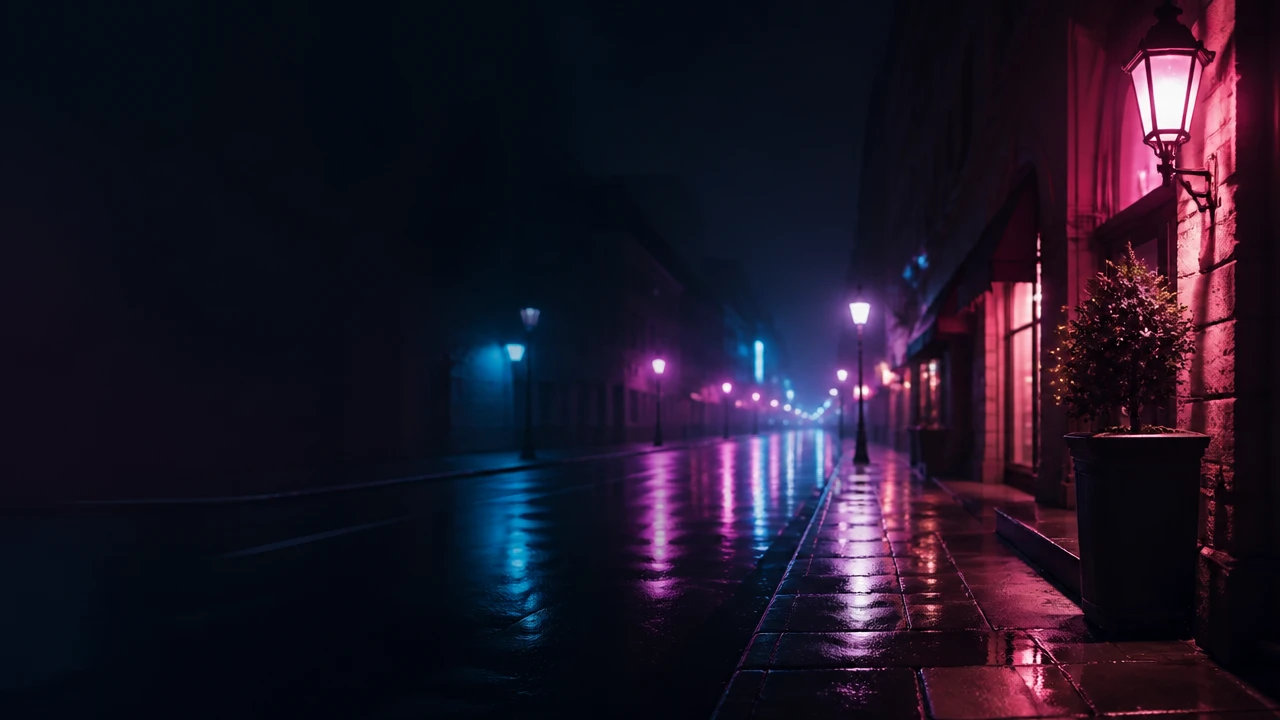
#> input picture img/chat2.webp, 1280 x 720 px
$ python -i art_base.py   (imports and definitions only)
#> lines starting #> are read from the running program, lines starting #| are printed output that depends on the picture; after the words box and inside, x2 and y2 are one past the last pixel; in counts of white or black regions, pixels touching at a corner belong together
#> further down, picture is the input picture: PIL image 1280x720 RGB; mean R, G, B 30.2, 21.2, 38.1
# -*- coding: utf-8 -*-
"""Low-level drawing primitives for the illustrated horror scenes.

Everything is stylized "dark graphic novel" rendering: silhouette-driven
composition, fog layers, glows, film grade.  Output stills are 2688x1512
(1.4x overscan of 1080p) so the camera can move without upscaling.
"""
import numpy as np
from PIL import (Image, ImageChops, ImageDraw, ImageEnhance, ImageFilter,
                 ImageFont, ImageOps)

from common import AW, AH, FONT_SANS_TTC, FONT_BLACK_TTC, FONT_SERIF_TTC, FONT_REG_TTC

# ---------------------------------------------------------------- fonts
_font_cache = {}


# [9 lines left out: function _jp_index, not called in this run]


_JP_IDX = {}


# [56 lines left out: functions font, vnoise, streaks, grad_v, radial, not called in this run]


# ---------------------------------------------------------------- compositing
def new_canvas(top, bot, w=AW, h=AH):
    return grad_v(w, h, top, bot).convert("RGB")


def screen(base, layer):
    return ImageChops.screen(base, layer)


# [24 lines left out: functions add_glow, light_cone, vignette, not called in this run]


def halation(img, thresh=190, radius=26, strength=0.55):
#> called with thresh = 190, radius = 26, strength = 0.55
    g = ImageOps.grayscale(img)
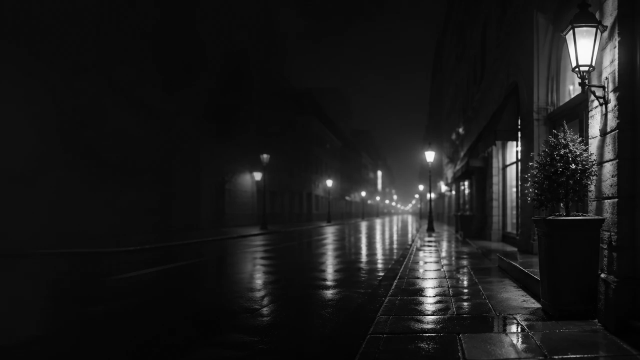
#> g: PIL image 1280x720 L (shown at 1/2 size); min 0, max 254, mean 25.9
    m = g.point(lambda v: 255 if v > thresh else 0)
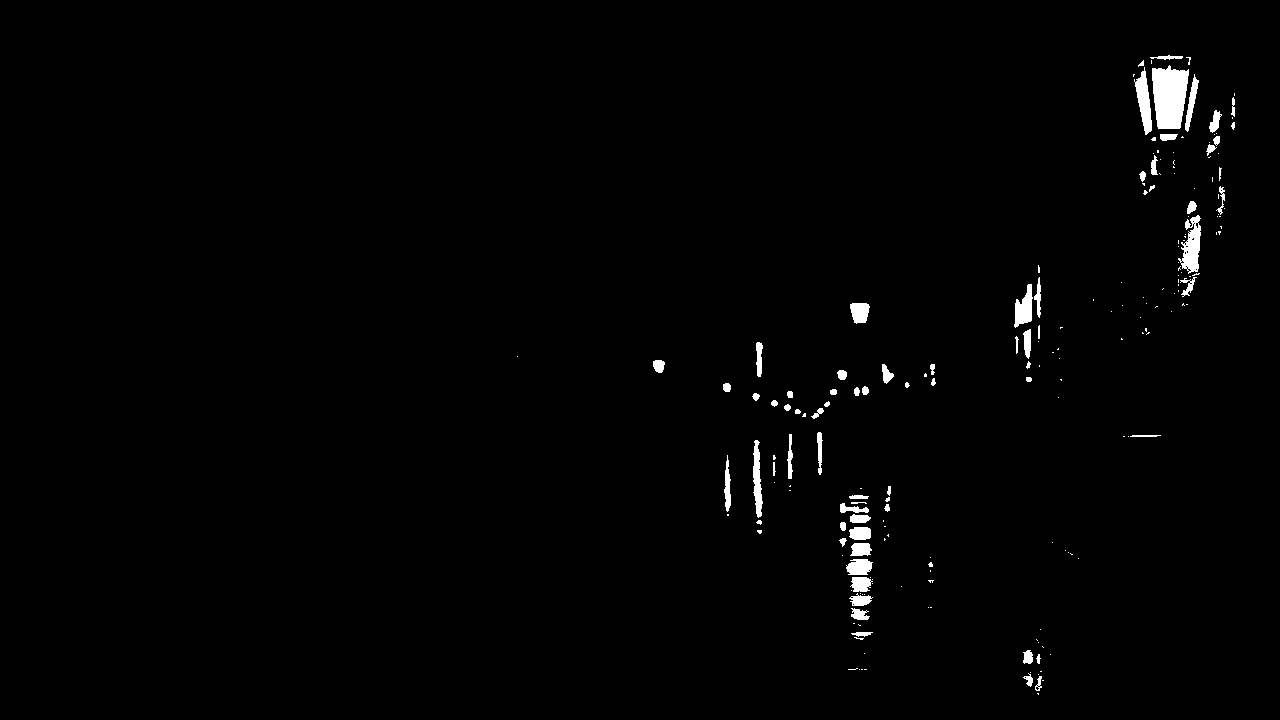
#> m: PIL image 1280x720 L; 1.2% white; 199 white regions (128 under 20 px), largest, box (x1, y1, x2, y2) and area: (1152, 65, 1189, 129) 1852, (1178, 215, 1201, 274) 751, (1134, 67, 1152, 135) 622
    hi = Image.composite(img, Image.new("RGB", img.size, 0), m)
    hi = hi.filter(ImageFilter.GaussianBlur(radius))
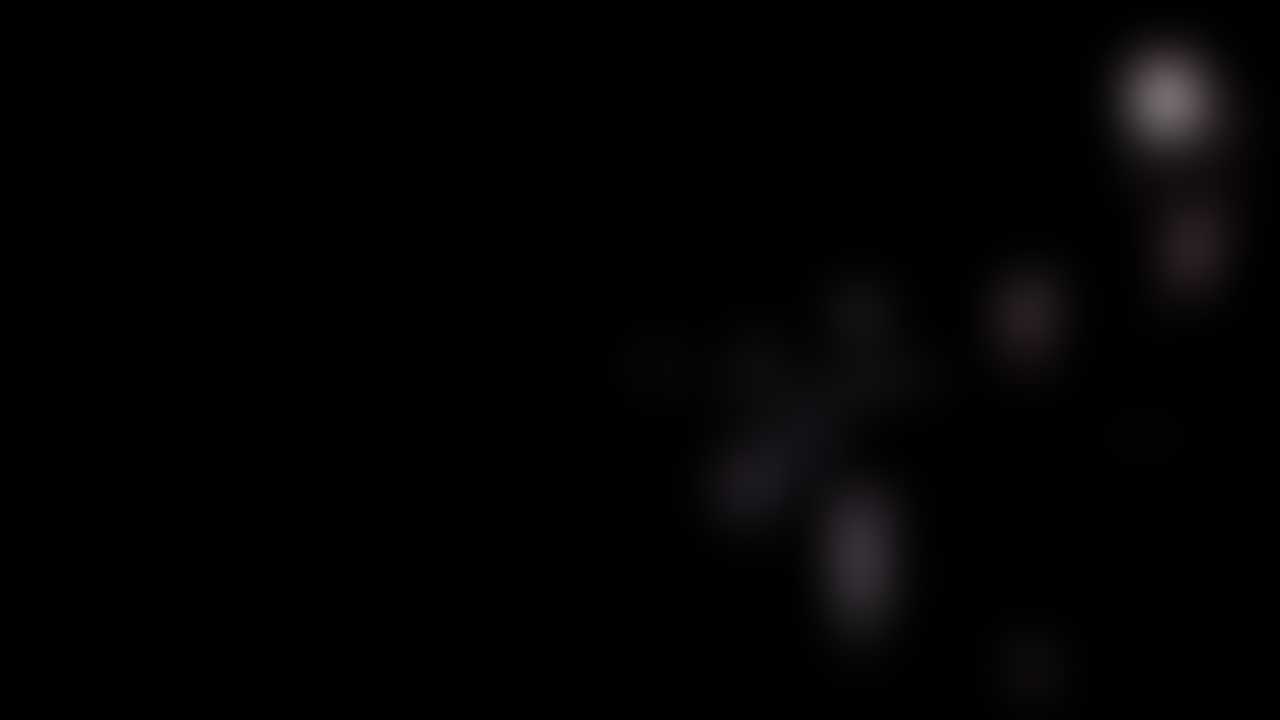
#> hi: PIL image 1280x720 RGB; mean R, G, B 2.8, 2.4, 2.6
    hi = ImageEnhance.Brightness(hi).enhance(strength)
    return ImageChops.screen(img, hi)


# [313 lines left out: functions grade, dirt, fog_bands, mist_top, draw_building, draw_house and 8 more, not called in this run]

>>> from PIL import Image
>>> picture = Image.open('../img/chat2.webp')
>>> result = halation(picture)

$ run again, on img/city.webp
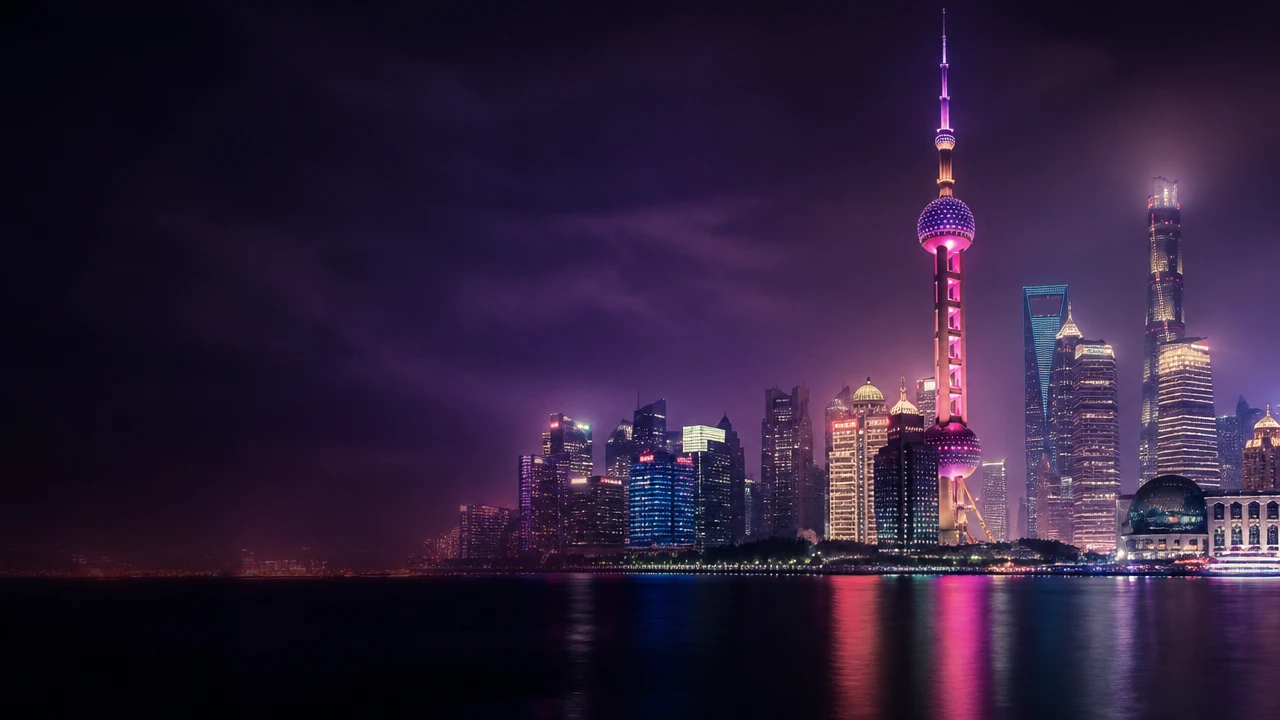
#> input picture img/city.webp, 1280 x 720 px
#> picture is the input picture: PIL image 1280x720 RGB; mean R, G, B 46.1, 30.6, 57.7
#> in halation, `m = g.point(lambda v: 255 if v > thresh else 0)`:
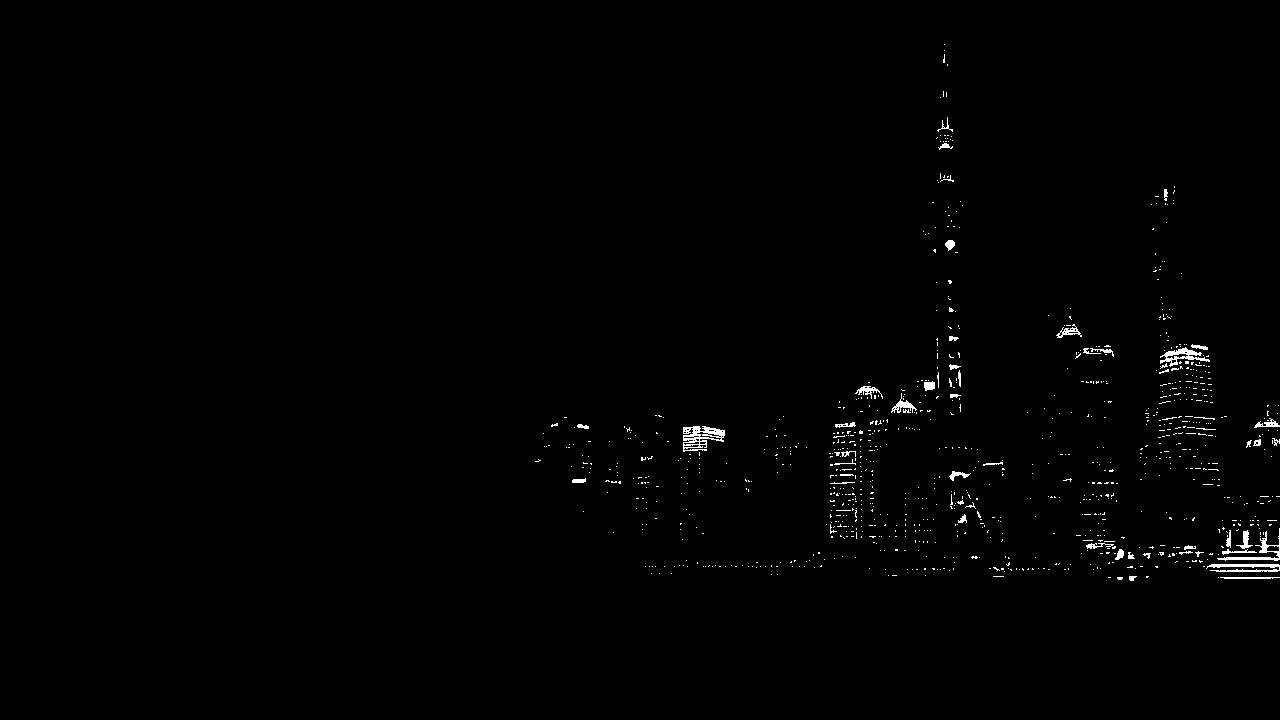
#> m: PIL image 1280x720 L; 0.72% white in thin lines or dots, all inside (x1, y1, x2, y2) = (535, 44, 1280, 581)
#> in halation, `hi = hi.filter(ImageFilter.GaussianBlur(radius))`:
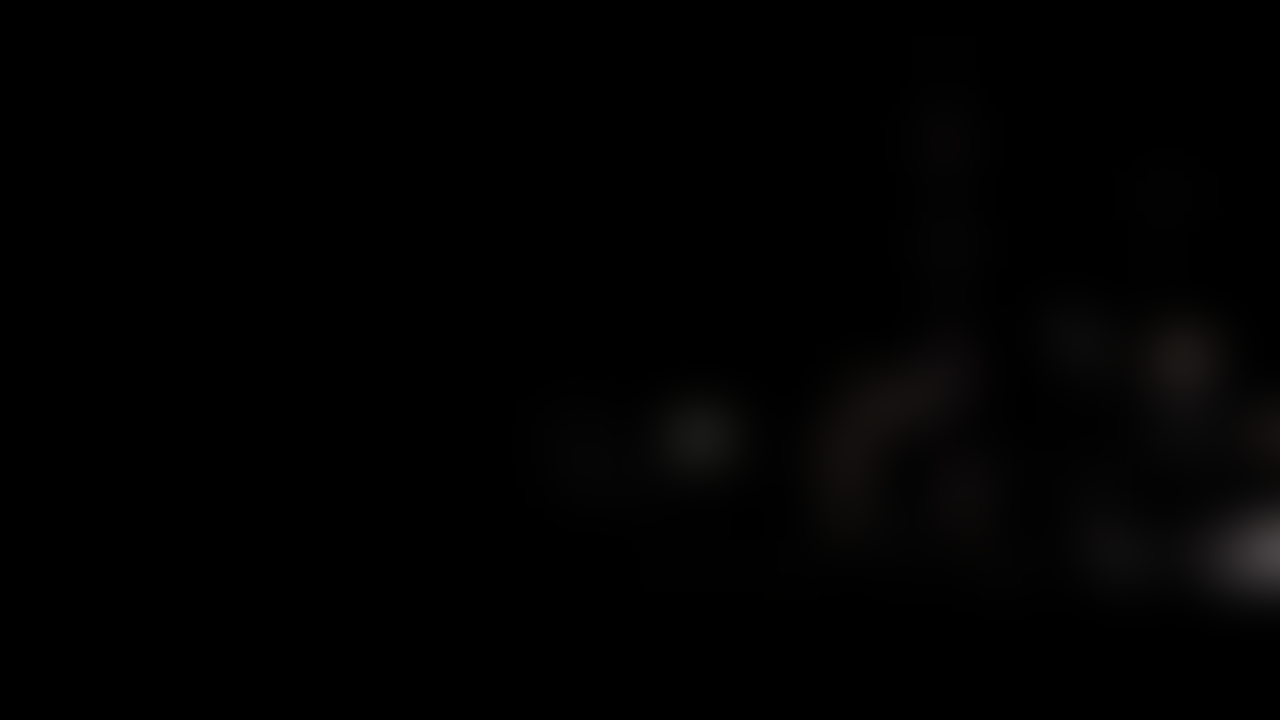
#> hi: PIL image 1280x720 RGB; mean R, G, B 1.7, 1.5, 1.5

$ run again, on img/ending.webp
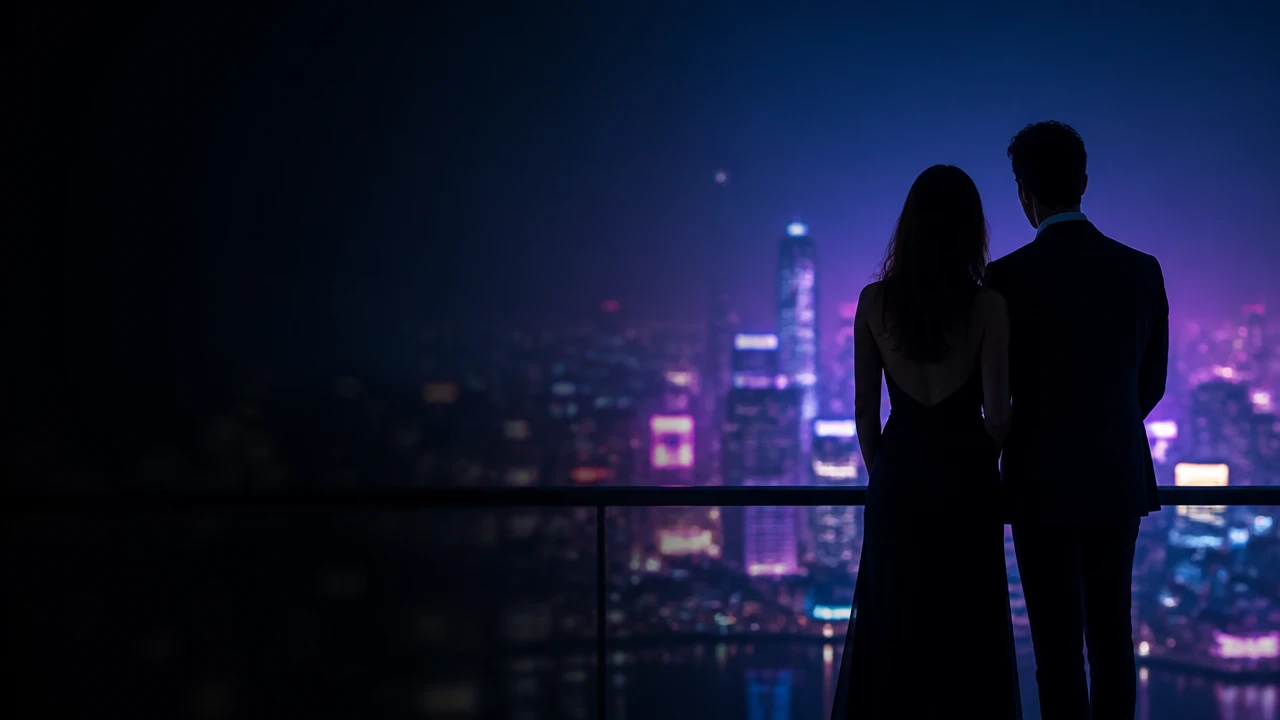
#> input picture img/ending.webp, 1280 x 720 px
#> picture is the input picture: PIL image 1280x720 RGB; mean R, G, B 17.9, 22.2, 48.7
#> in halation, `g = ImageOps.grayscale(img)`:
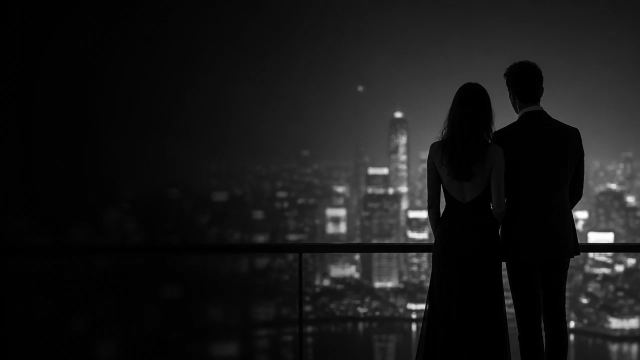
#> g: PIL image 1280x720 L (shown at 1/2 size); min 0, max 254, mean 23.9
#> in halation, `m = g.point(lambda v: 255 if v > thresh else 0)`:
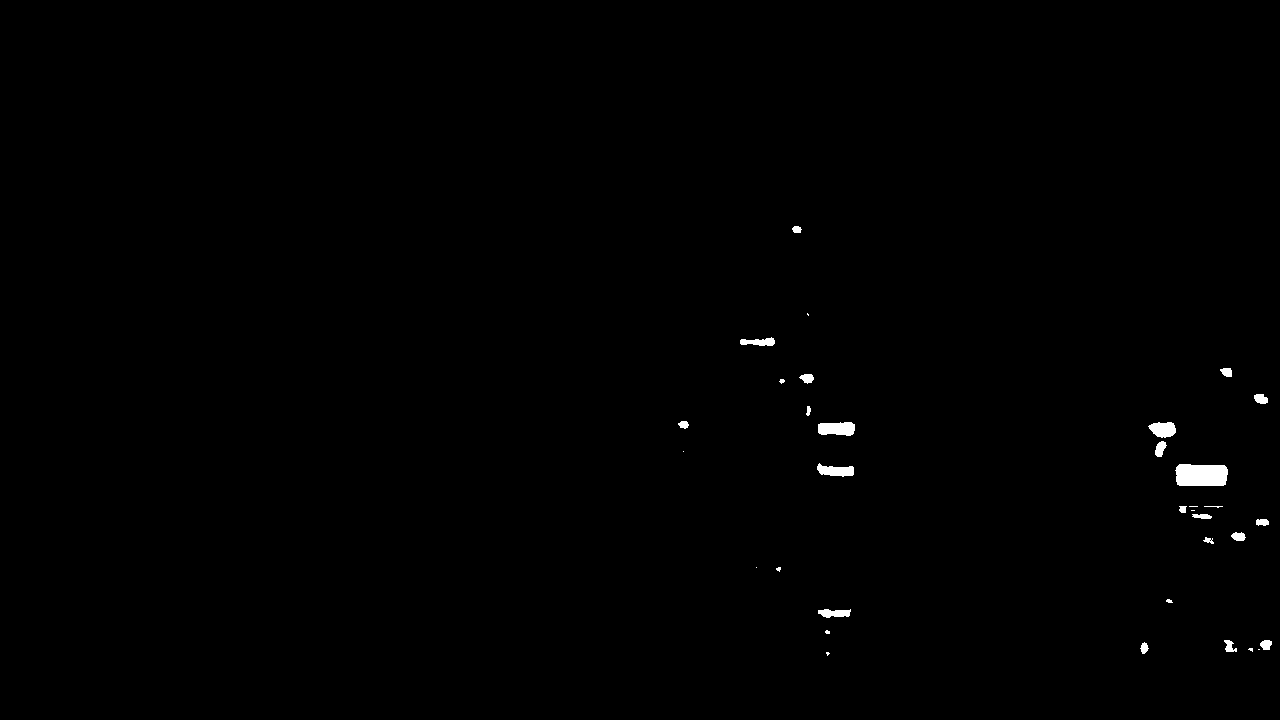
#> m: PIL image 1280x720 L; 0.42% white; 34 white regions (10 under 20 px), largest, box (x1, y1, x2, y2) and area: (1175, 464, 1228, 486) 1070, (818, 422, 855, 436) 436, (817, 463, 854, 477) 334
